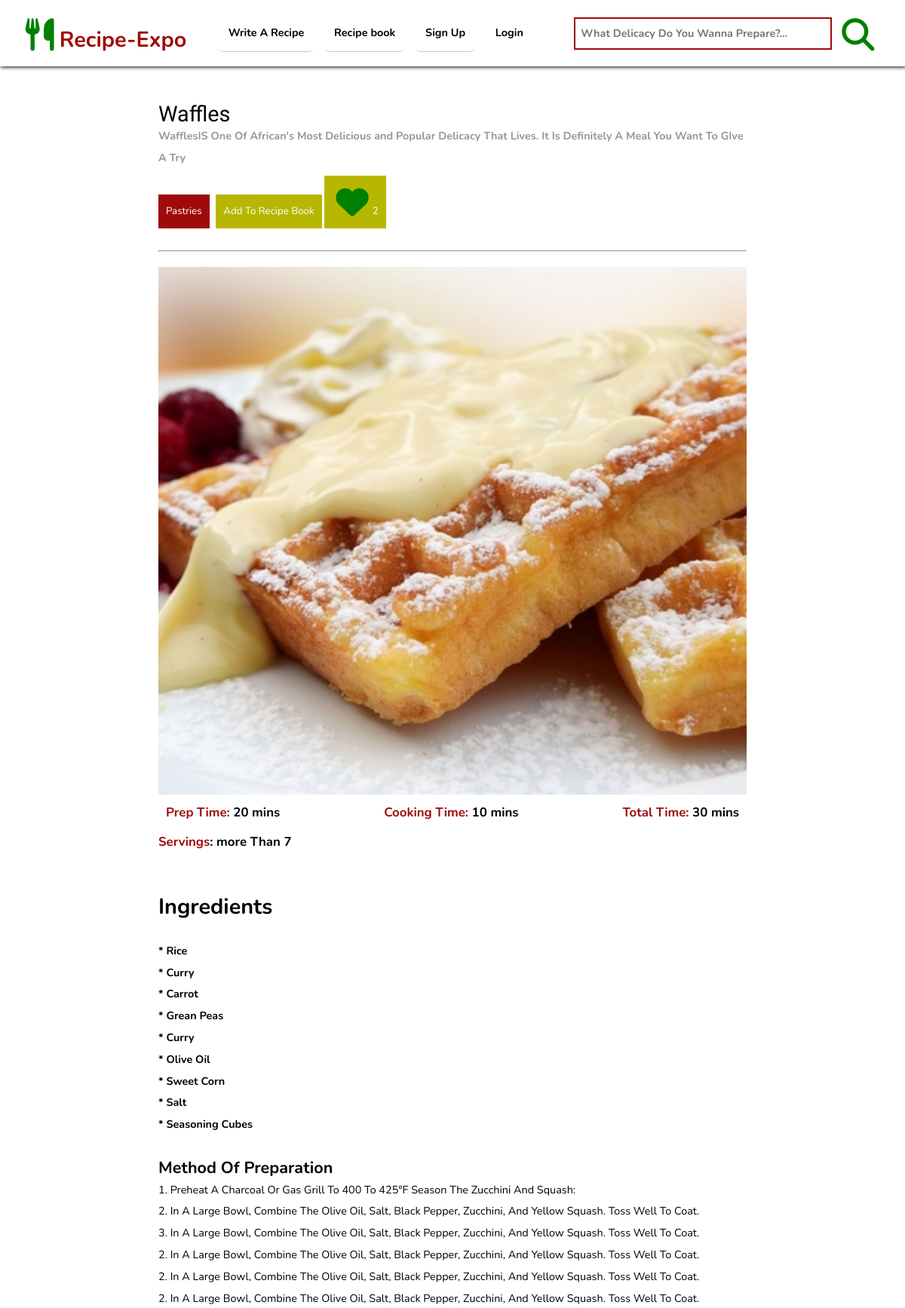
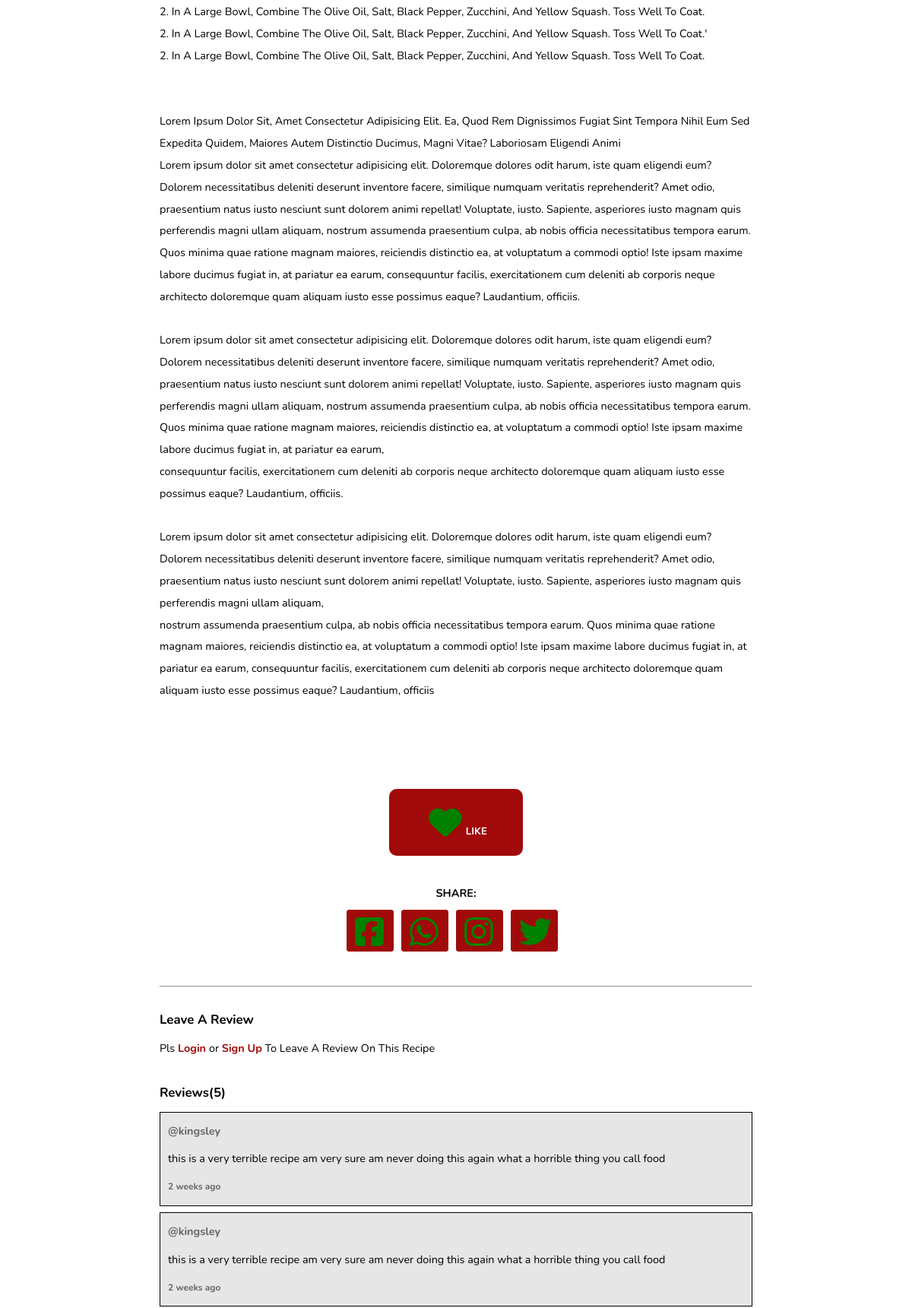
/recipes/waffles/4a83998f7da74fd19a78b99cb29ef4bb/ (upper part), run on the app's committed database (2 pictures, top to bottom).
### recipes/models.py (models this page shows, shortened)
class Recipe(models.Model):
    recipe_categories = (
        ('Dessert','Dessert'),
        ('Drinks','Drinks'),
        ('Healthy and Tasty', 'Healthy and Tasty'),
        ('Native', 'Native'),
        ('Pastries', 'Pastries'),
        ('Soup','Soup'),
        ('Veggies', 'Veggies'),
    )
    servings  = (
        ("1 to 3","1 to 3"),
        ("3 to 5","3 to 5"),
        ("5 to 7","5 to 7"),
        ("more Than 7", "more Than 7"),
    )
    user = models.ForeignKey(User,on_delete=models.SET_NULL, related_name = "my_recipes", null = True)
    recipe_name = models.CharField(max_length=200)
    recipe_info = models.TextField(max_length=1000, help_text="Give Some Information About This recipe", blank=True, null = True)
    recipe_image = ResizedImageField(size = [600,600],upload_to = "uploads/recipe_images", force_format = "jpeg", quality = 100)
    recipe_preparation = RichTextField()
    preparation_time = models.IntegerField(help_text="Time to prepare the ingredients, e.g 10 (for 10 minutes)")
    cooking_time = models.IntegerField(help_text="Time to cook the ingredients, e.g 10 (for 10 minutes)")
    category = models.CharField(choices=recipe_categories, max_length=20)
    serving = models.CharField(choices = servings, max_length=15)
    created = models.DateTimeField(auto_now_add=True, blank = True, null = True, editable=False)
    updated = models.DateTimeField(auto_now = True, blank = True, null = True, editable=False)
    youtube_video_url = EmbedVideoField(blank = True, null =True)
    id = models.UUIDField(default=uuid.uuid4, unique = True, primary_key=True)
    slug = models.SlugField(unique = True, max_length = 200)
    class Meta:
        ordering = ['-created']
    def get_recent_comments(self):
        comments = self.comments.all()[0:10]
        return comments
    def num_of_likes(self):
        likes = self.recipe_likes.all().count()
        return likes

class Comment(models.Model):
    user = models.ForeignKey(User, on_delete = models.CASCADE, related_name="my_comments")
    recipe = models.ForeignKey('Recipe', on_delete = models.CASCADE, related_name="comments")
    message = models.CharField(max_length = 200,help_text="Write A Comment On This Recipe")
    created = models.DateTimeField(auto_now_add = True,blank = True, null = True)
    class Meta:
        ordering = ['-created']

### recipes/views.py (the view)
# urls.py: path("<str:slug>/<str:id>/", single_recipe, name = "single_recipe"),
def single_recipe(request, slug, id):
    try:
        recipe = Recipe.objects.get(id = id)
    except:
        return HttpResponseNotFound()
    total_time = recipe.preparation_time + recipe.cooking_time
    recipe_comments = recipe.get_recent_comments()[0:5]
    added_to_recipe_book = False
    liked_recipe = False
    if request.user.is_authenticated:
        added_to_recipe_book = recipe.added_to_recipe_book(request.user)
        liked_recipe = recipe.already_liked_recipe(request.user)
    if request.method == "POST":
        message = request.POST['comment_message']
        new_comment = Comment.objects.create(user = request.user,recipe = recipe, message = message)
        new_comment.save()
        return redirect("single_recipe",slug, id)
    context = {
        'recipe':recipe,
        'total_time':total_time,
        'recipe_comments':recipe_comments,
        'num_of_comments':recipe_comments.count(),
        'in_recipe_book': added_to_recipe_book,
        'liked_recipe':liked_recipe,
    }
    return render(request,"recipes/single-recipe.html", context)

### recipes/templates/recipes/single-recipe.html (shortened to what this page needs)
{% extends 'home.html' %}
{% load static %}
{%load embed_video_tags%}
    {%block styles%}
    <link rel="stylesheet" href="{% static 'styles/single-recipe.css'%}">
    {%endblock styles%}
    {%block content%}
    <br>
    <main>
        <div class="single-recipe-wrapper">
            <div class="recipe-details">
                <h1 class="recipe-name">{{recipe.recipe_name}}</h1>
                <h4 class=" faint">{{recipe.recipe_info}}</h4>
                <button>{{recipe.category}}</button>
                {%if recipe.user == user%}
                <button><a href=" {%url 'update_recipe' recipe.slug recipe.id %} " style="color: white;">Update Recipe</a></button>
                {%else%}
                    {%if in_recipe_book%}
                        <form action=" {% url 'remove_recipe' %} " method="post">
                            {%csrf_token%}
                            <input type="hidden" value="{{recipe.id}}" name = "recipe_id">
                            <button>Remove From Recipe Book</button>
                        </form>
                    {%else%}
                        <form action=" {% url 'add_to_recipe_book' %} " method="post">
                            <button>Add To Recipe Book</button>
                        </form>
                    {%endif%}
                {%endif%}
                <button> <i class="fa fa-heart"></i> {{recipe.num_of_likes}}</button>
            </div>
            <br>
            <hr>
            <div class="recipe-featured-image">
                <img src="{{recipe.recipe_image.url}}" alt="">
            </div>
            <div class="preparation-info">
                <div class="time-field">
                   <div class="time">
                       <h3><span>Prep Time:</span> {{recipe.preparation_time}} mins</h3>
                   </div>
                   <div class="time">
                       <h3><span>Cooking Time:</span> {{recipe.cooking_time}} mins</h3>
                   </div>
                   <div class="time">
                       <h3><span>Total Time:</span> {{total_time}} mins</h3>
                   </div>
                </div>
                <h3><span>Servings</span>: {{recipe.serving}}</h3>
            </div>
            <br><br>
            <div class="">
                {{recipe.recipe_preparation|safe}}
            </div>
            <div class="youtube-video-wrapper">
                <br>
            </div>
            {% if liked_recipe %}
            {% else %}
                <section class="likes">
                    <br><br>
                    <form action=" {% url 'like_recipe' recipe.id%} " method="post">
                        <button type="submit"><i class="fa fa-heart"></i> LIKE</button>
                    </form>
                </section>
            {% endif %}
            <div class="share-links-wrapper">
                <h4>SHARE: </h4>
                <div class="links">
                    <a href="https://www.facebook.com/sharer/sharer.php?u=127.0.0.1:8000/recipes/{{recipe.slug}}/{{recipe.id}}" class="share_link" title = "{{recipe.recipe_name}}" target="blank"><i class="fa fa-facebook-square"></i></a>
                    <a href="" class="share_link"><i class="fa fa-whatsapp"></i></a>
                    <a href="" class="share_link"><i class="fa fa-instagram"></i></a>
                    <a href="" class="share_link"><i class="fa fa-twitter"></i></a>
                </div>
            </div>
            <section class="comments">
                <hr> <br>
                <h3>Leave A Review</h3>
                {%if user.is_authenticated%}
                    <form action="" method = "POST">
                        {%csrf_token%}
                        <input type="text" placeholder="Leave A Review On This Recipe" name="comment_message">
                        <input type="submit" value="POST">
                    </form>
                {%else%}
                <p> Pls <strong><a href=" {% url 'login' %} " style="color: #a00a0a;">Login </a></strong> or <strong><a href=" {% url 'sign_up' %} " style="color: #a00a0a;">Sign Up</a></strong> To Leave A Review On This Recipe</p>
                {%endif%}
                <div class="other-comments">
                    <h3>Reviews({{num_of_comments}})</h3>
                    {%for comment in recipe_comments%}
                        <div class="comment" style="background-color: rgb(230,230,230);">
                            <h4 style="color: rgb(100,100,100);">@{{comment.user.username}}</h4>
                            <p style="margin: 8px 0;">{{comment.message}}</p>
                            <h5 style="color: rgb(100,100,100);">{{comment.created|timesince}} ago</h5>
                        </div>
                    {%endfor%}
                </div>
            </section>
        </div>
    </main>
    {%endblock content%}

### static/styles/general.css (style rules this page uses)
* { margin: 0; padding: 0; -webkit-box-sizing: border-box; box-sizing: border-box; outline: none; text-decoration: none; list-style: none; font-family: 'Nunito', sans-serif; scroll-padding-top: 80px; scroll-behavior: smooth; line-height: 2rem; }
html { font-size: 80%; }
.recipe-name { font-family: 'Frank Ruhl Libre'; font-weight: lighter; }
.fa { font-size: 3rem; width: 50px; height: 50px; position: relative; color: green; padding: 5px; }
@media (min-width: 700px) { html { font-size: 90%; } }

### static/styles/single-recipe.css (style rules this page uses)
.faint { color: #969696; }
.single-recipe-wrapper { padding: 20px 10px; width: 100%; margin: auto; max-width: 800px; }
.recipe-details form { display: inline-block; margin-left: 5px; }
.recipe-details button { margin-top: 10px; background: #a00a0a; color: white; padding: 8px 10px; border: none; -webkit-transition: .4s; transition: .4s; }
.recipe-details button:last-child { background: #b7b701; cursor: pointer; }
.recipe-featured-image { width: 100%; max-width: 800px; height: 700px; margin-top: 20px; }
.recipe-featured-image img { width: 100%; height: 100%; -o-object-fit: cover; object-fit: cover; -o-object-position: center; object-position: center; }
.preparation-info { width: 100%; }
.preparation-info span { color: #a00a0a; }
.preparation-info .time-field { display: -webkit-box; display: -ms-flexbox; display: flex; -ms-flex-wrap: wrap; flex-wrap: wrap; -webkit-box-pack: justify; -ms-flex-pack: justify; justify-content: space-between; -webkit-box-align: center; -ms-flex-align: center; align-items: center; padding: 10px; }
.likes { width: 100%; text-align: center; }
.likes form button { padding: 15px 45px; font-weight: bolder; background-color: #a00a0a; color: white; border: 2px solid #a00a0a; border-radius: 10px; -webkit-transition: .3s; transition: .3s; cursor: pointer; }
.share-links-wrapper { margin-top: 20px; padding: 15px; }
.share-links-wrapper h4 { font-weight: bolder; text-align: center; }
.share-links-wrapper .links { display: -webkit-box; display: -ms-flexbox; display: flex; -webkit-box-align: center; -ms-flex-align: center; align-items: center; -webkit-box-pack: center; -ms-flex-pack: center; justify-content: center; margin-top: 7px; }
.share-links-wrapper a { padding: 1px 5px; border-radius: 3px; background-color: #a00a0a; margin-right: 10px; color: white; -webkit-transition: .3s; transition: .3s; font-weight: bold; border: 1px solid #a00a0a; font-size: 1.3rem; }
.comments { margin-top: 30px; }
.comments h3 { margin-bottom: 8px; }
.comments .other-comments { width: 100%; margin-top: 30px; }
.comments .other-comments h3 { margin-bottom: 10px; }
.comments .other-comments .comment { overflow-wrap: break-word; padding: 10px; border: 1px solid black; margin: 8px 0; }

### data on the page
Recipe: recipe_name "Waffles", recipe_info "WafflesIS One Of African's Most Delicious and Popular Delicacy That Lives. It Is Definitely A Meal You Want To GIve A Try", category "Pastries", num_of_likes "2", recipe_image (picture), preparation_time "20", cooking_time "10", serving "more Than 7", recipe_preparation "Ingredients * Rice * Curry * Carrot * Grean Peas * Curry * Olive Oil * Sweet Corn * Salt * Seasoning Cubes Method Of Preparation 1. Preheat A Charcoal Or Gas Grill To 400 To 425°F Season The Zucchini And Squash: 2. In A Large Bowl, Combine The Olive Oil, Salt, Black Pepper, Zucchini, And Yellow Squash. Toss Well To Coat. 3. In A Large Bowl, Combine The Olive Oil, Salt, Black Pepper, Zucchini, And Yellow Squash. Toss Well To Coat. 2. In A Large Bowl, Combine The Olive Oil, Salt, Black Pepper, Zucchini, And Yellow Squash. Toss Well To Coat. 2. In A Large Bowl, Combine The Olive Oil, Salt, Black Pepper, Zucchini, And Yellow Squash. Toss Well To Coat. 2. In A Large Bowl, Combine The Olive Oil,…"
Comment: user.username "kingsley", message "this is a very terrible recipe am very sure am never doing this again what a horrible thing you call food", created "2 weeks"
Comment: user.username "kingsley", message "this is a very terrible recipe am very sure am never doing this again what a horrible thing you call food", created "2 weeks"

### other printed values
{{ total_time }} "30"
{{ num_of_comments }} "5"
